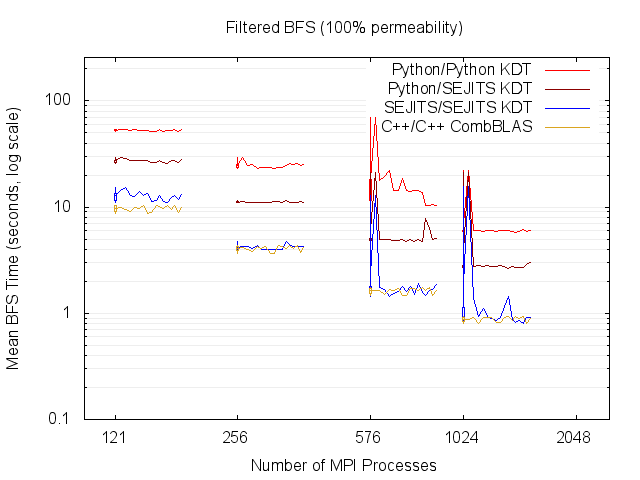

The gnuplot source for this figure:
set title "Filtered BFS (100% permeability)"
set terminal postscript eps color
set output "gnuplot_filtergrid_100_hopper_bfs.eps"

set datafile missing "-"

set xrange [100:2500]
set yrange [0.1:256]
set logscale y
set logscale x
set grid ytics mytics lt 1 lc rgb "#EEEEEE"
set xlabel 'Number of MPI Processes'
set ylabel 'Mean BFS Time (seconds, log scale)'
set xtics ('256' 256, '121' 121, '2048' 2048, '576' 576, '1024' 1024)
plot\
 "gnuplot_filtergrid_100_hopper_bfs.dat" every ::1 using 1:5:3:4:6 title '' ps 0 lt 1 lc rgb '#FF0000' with candlesticks,\
 "gnuplot_filtergrid_100_hopper_bfs.dat" every ::1 using 1:($2) title 'Python/Python KDT' lc rgb '#FF0000' with lines,\
 "gnuplot_filtergrid_100_hopper_bfs.dat" every ::1 using 1:10:8:9:11 title '' ps 0 lt 1 lc rgb '#8B0000' with candlesticks,\
 "gnuplot_filtergrid_100_hopper_bfs.dat" every ::1 using 1:($7) title 'Python/SEJITS KDT' lc rgb '#8B0000' with lines,\
 "gnuplot_filtergrid_100_hopper_bfs.dat" every ::1 using 1:15:13:14:16 title '' ps 0 lt 1 lc rgb '#0000FF' with candlesticks,\
 "gnuplot_filtergrid_100_hopper_bfs.dat" every ::1 using 1:($12) title 'SEJITS/SEJITS KDT' lc rgb '#0000FF' with lines,\
 "gnuplot_filtergrid_100_hopper_bfs.dat" every ::1 using 1:20:18:19:21 title '' ps 0 lt 1 lc rgb '#DAA520' with candlesticks,\
 "gnuplot_filtergrid_100_hopper_bfs.dat" every ::1 using 1:($17) title 'C++/C++ CombBLAS' lc rgb '#DAA520' with lines
